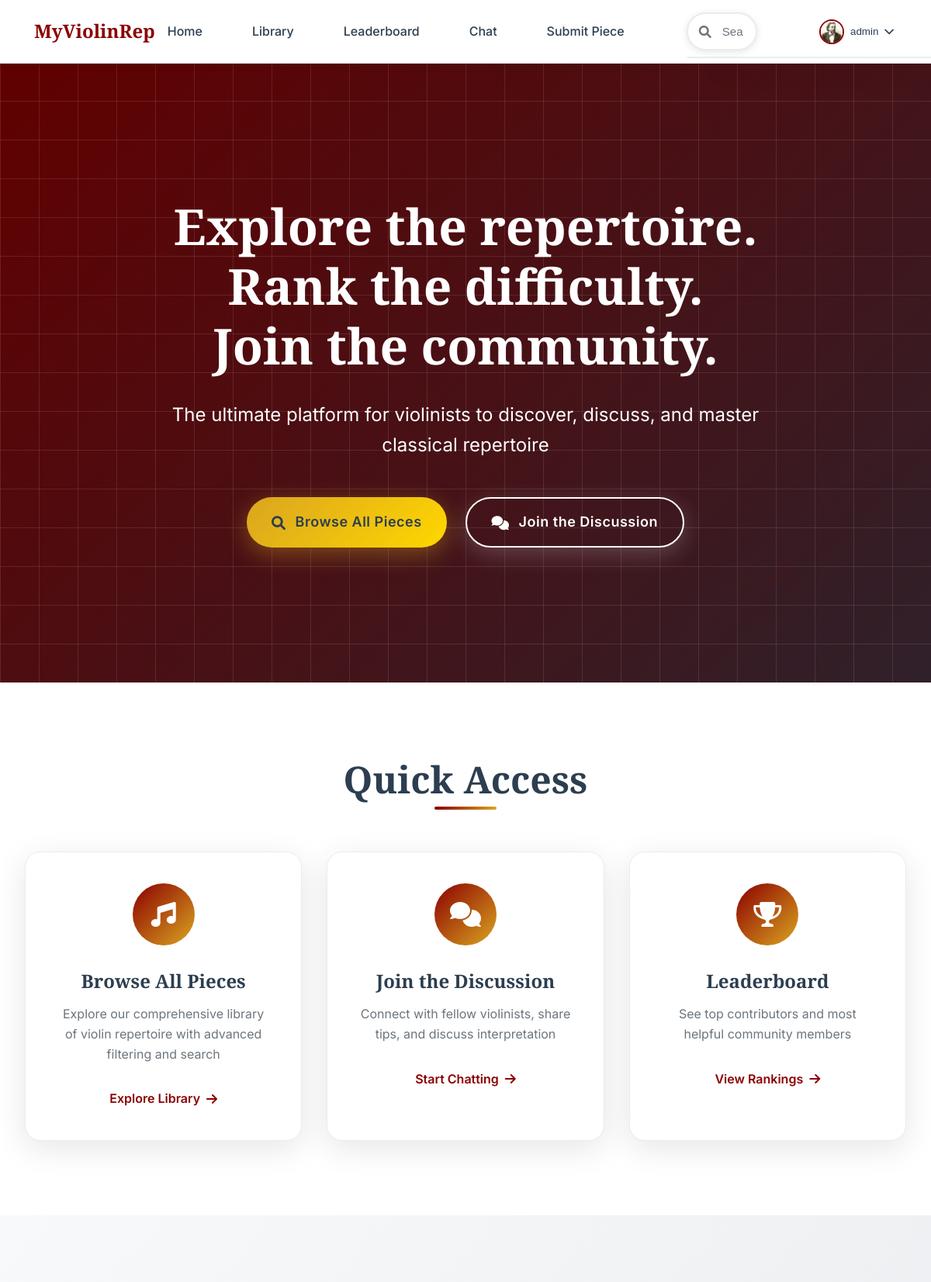
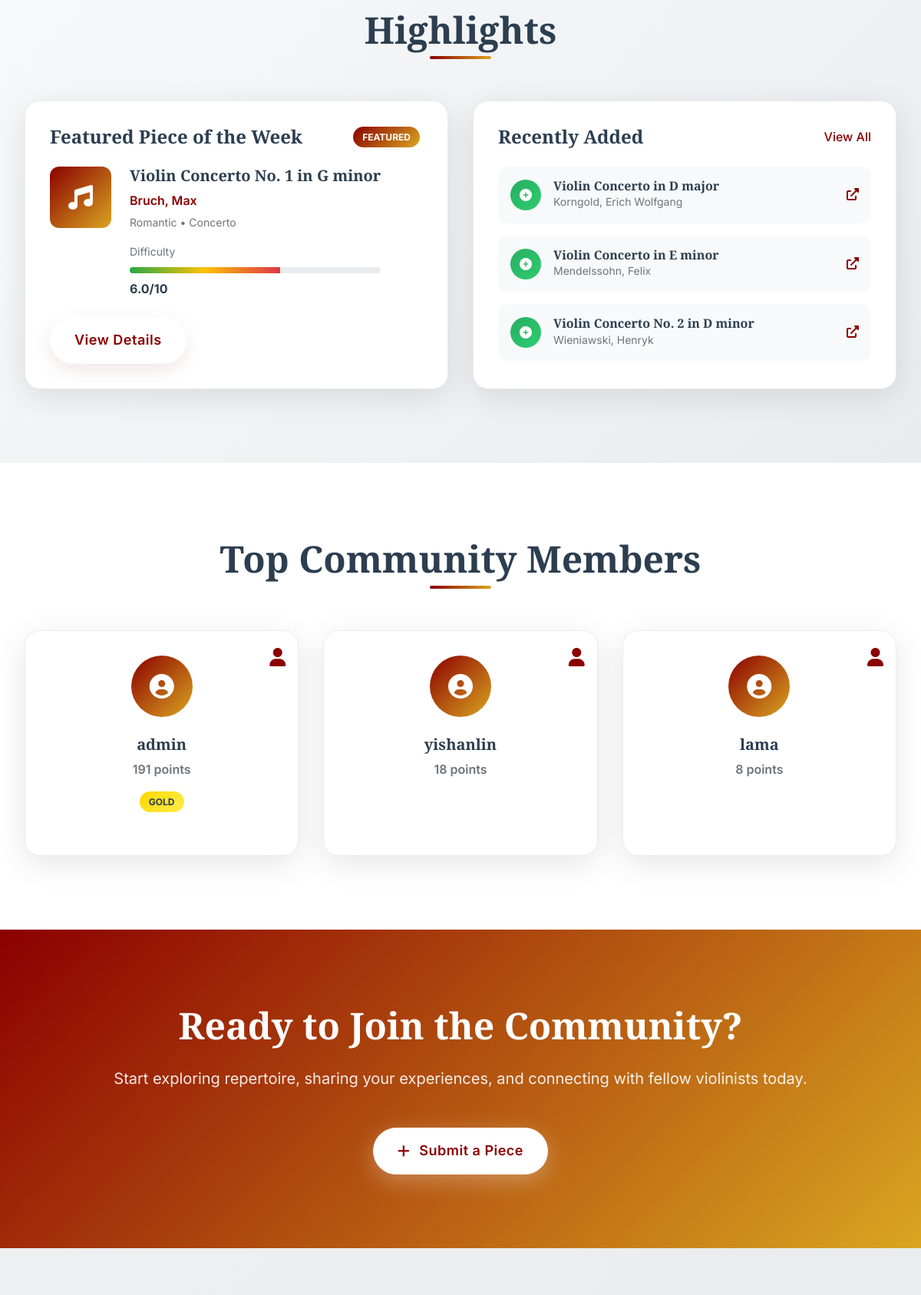
Screenshot of / (signed in, upper part) with the database file from the repository (2 pictures, top to bottom).
### app.py (models this page shows)
class User(UserMixin, db.Model):
    id = db.Column(db.Integer, primary_key=True)
    username = db.Column(db.String(80), unique=True, nullable=False)
    email = db.Column(db.String(120), unique=True, nullable=False)
    password_hash = db.Column(db.String(120), nullable=False)
    bio = db.Column(db.Text)
    avatar = db.Column(db.String(200))
    country = db.Column(db.String(100))
    currently_practicing = db.Column(db.String(200))
    join_date = db.Column(db.DateTime, default=datetime.utcnow)
    contribution_score = db.Column(db.Integer, default=0)
    forum_score = db.Column(db.Integer, default=0)
    ratings = db.relationship('Rating', backref='user', lazy=True)
    comments = db.relationship('Comment', backref='user', lazy=True)
    submissions = db.relationship('Piece', backref='submitter', lazy=True)
    sent_messages = db.relationship('Message', foreign_keys='Message.sender_id', backref='sender', lazy=True)
    received_messages = db.relationship('Message', foreign_keys='Message.recipient_id', backref='recipient', lazy=True)
    favorites = db.relationship('Favorite', backref='user', lazy=True)

class Piece(db.Model):
    id = db.Column(db.Integer, primary_key=True)
    title = db.Column(db.String(200), nullable=False)
    composer = db.Column(db.String(100), nullable=False)
    era = db.Column(db.String(50), nullable=False)
    genre = db.Column(db.String(100), nullable=False)
    opus = db.Column(db.String(100))
    length = db.Column(db.String(50))
    cover_image = db.Column(db.String(200))
    recording_link = db.Column(db.String(500))
    performance_links = db.Column(db.Text)  # JSON string
    technical_tags = db.Column(db.Text)  # JSON string
    difficulty_avg = db.Column(db.Float, default=0.0)
    total_ratings = db.Column(db.Integer, default=0)
    submitter_id = db.Column(db.Integer, db.ForeignKey('user.id'))
    is_approved = db.Column(db.Boolean, default=False)
    date_added = db.Column(db.DateTime, default=datetime.utcnow)
    description = db.Column(db.Text)
    ratings = db.relationship('Rating', backref='piece', lazy=True)
    comments = db.relationship('Comment', backref='piece', lazy=True)
    favorites = db.relationship('Favorite', backref='piece', lazy=True)

### app.py (the view)
@app.route('/')
def index():
    featured_piece = Piece.query.filter_by(is_approved=True).first()
    recent_pieces = Piece.query.filter_by(is_approved=True).order_by(Piece.date_added.desc()).limit(3).all()
    top_users = User.query.order_by(User.contribution_score.desc()).limit(5).all()
    return render_template('index.html',
                         featured_piece=featured_piece,
                         recent_pieces=recent_pieces,
                         top_users=top_users)

### app.py (called while the page is built)
@login_manager.user_loader
def load_user(user_id):
    return User.query.get(int(user_id))

### templates/index.html (shortened to what this page needs)
{% extends "base.html" %}
{% block content %}
<section class="hero">
    <div class="hero-background">
        <div class="gradient-overlay"></div>
        <div class="staff-lines"></div>
    </div>
    <div class="hero-content">
        <div class="hero-text">
            <h1 class="hero-title">
                <span class="title-line">Explore the repertoire.</span>
                <span class="title-line">Rank the difficulty.</span>
                <span class="title-line">Join the community.</span>
            </h1>
            <p class="hero-subtitle">The ultimate platform for violinists to discover, discuss, and master classical repertoire</p>
            <div class="hero-buttons">
                <a href="{{ url_for('library') }}" class="btn btn-primary">
                    <i class="fas fa-search"></i>
                    Browse All Pieces
                </a>
                <a href="{{ url_for('chat') }}" class="btn btn-secondary">
                    <i class="fas fa-comments"></i>
                    Join the Discussion
                </a>
            </div>
        </div>
    </div>
</section>
<section class="quick-access">
    <div class="container">
        <h2 class="section-title">Quick Access</h2>
        <div class="cards-grid">
            <div class="card quick-card" data-aos="fade-up" data-aos-delay="100">
                <div class="card-icon">
                    <i class="fas fa-music"></i>
                </div>
                <h3>Browse All Pieces</h3>
                <p>Explore our comprehensive library of violin repertoire with advanced filtering and search</p>
                <a href="{{ url_for('library') }}" class="card-link">
                    Explore Library
                    <i class="fas fa-arrow-right"></i>
                </a>
            </div>
            <div class="card quick-card" data-aos="fade-up" data-aos-delay="200">
                <div class="card-icon">
                    <i class="fas fa-comments"></i>
                </div>
                <h3>Join the Discussion</h3>
                <p>Connect with fellow violinists, share tips, and discuss interpretation</p>
                <a href="{{ url_for('chat') }}" class="card-link">
                    Start Chatting
                    <i class="fas fa-arrow-right"></i>
                </a>
            </div>
            <div class="card quick-card" data-aos="fade-up" data-aos-delay="300">
                <div class="card-icon">
                    <i class="fas fa-trophy"></i>
                </div>
                <h3>Leaderboard</h3>
                <p>See top contributors and most helpful community members</p>
                <a href="{{ url_for('leaderboard') }}" class="card-link">
                    View Rankings
                    <i class="fas fa-arrow-right"></i>
                </a>
            </div>
        </div>
    </div>
</section>
<section class="highlights">
    <div class="container">
        <h2 class="section-title">Highlights</h2>
        <div class="highlights-grid">
            <div class="highlight-card featured-piece" data-aos="fade-right">
                <div class="highlight-header">
                    <h3>Featured Piece of the Week</h3>
                    <div class="badge">Featured</div>
                </div>
                {% if featured_piece %}
                <div class="piece-preview">
                    <div class="piece-cover">
                        <i class="fas fa-music"></i>
                    </div>
                    <div class="piece-info">
                        <h4>{{ featured_piece.title }}</h4>
                        <p class="composer">{{ featured_piece.composer }}</p>
                        <p class="era">{{ featured_piece.era }} • {{ featured_piece.genre }}</p>
                        <div class="difficulty-meter">
                            <div class="difficulty-label">Difficulty</div>
                            <div class="difficulty-bar">
                                <div class="difficulty-fill" style="width: {{ (featured_piece.difficulty_avg / 10) * 100 }}%"></div>
                            </div>
                            <span class="difficulty-score">{{ "%.1f"|format(featured_piece.difficulty_avg) }}/10</span>
                        </div>
                    </div>
                </div>
                <a href="{{ url_for('piece_detail', piece_id=featured_piece.id) }}" class="btn btn-outline">View Details</a>
                {% endif %}
            </div>
            <div class="highlight-card recent-additions" data-aos="fade-left">
                <div class="highlight-header">
                    <h3>Recently Added</h3>
                    <a href="{{ url_for('library') }}" class="view-all">View All</a>
                </div>
                <div class="recent-list">
                    {% for piece in recent_pieces[:3] %}
                    <div class="recent-item">
                        <div class="recent-icon">
                            <i class="fas fa-plus-circle"></i>
                        </div>
                        <div class="recent-info">
                            <h5>{{ piece.title }}</h5>
                            <p>{{ piece.composer }}</p>
                        </div>
                        <a href="{{ url_for('piece_detail', piece_id=piece.id) }}" class="recent-link">
                            <i class="fas fa-external-link-alt"></i>
                        </a>
                    </div>
                    {% endfor %}
                </div>
            </div>
        </div>
    </div>
</section>
<section class="top-performers">
    <div class="container">
        <h2 class="section-title">Top Community Members</h2>
        <div class="performers-grid">
            {% for user in top_users %}
            <div class="performer-card" data-aos="zoom-in" data-aos-delay="{{ loop.index * 100 }}">
                <div class="performer-avatar">
                    <i class="fas fa-user-circle"></i>
                </div>
                <div class="performer-info">
                    <h4>{{ user.username }}</h4>
                    <p class="performer-score">{{ user.contribution_score }} points</p>
                    <div class="performer-badges">
                        {% if user.contribution_score >= 100 %}
                            <span class="badge gold">Gold</span>
                        {% elif user.contribution_score >= 50 %}
                            <span class="badge silver">Silver</span>
                        {% elif user.contribution_score >= 20 %}
                            <span class="badge bronze">Bronze</span>
                        {% endif %}
                    </div>
                </div>
                <a href="{{ url_for('profile', username=user.username) }}" class="performer-link">
                    <i class="fas fa-user"></i>
                </a>
            </div>
            {% endfor %}
        </div>
    </div>
</section>
<section class="cta-section">
    <div class="container">
        <div class="cta-content" data-aos="fade-up">
            <h2>Ready to Join the Community?</h2>
            <p>Start exploring repertoire, sharing your experiences, and connecting with fellow violinists today.</p>
            <div class="cta-buttons">
                {% if current_user.is_authenticated %}
                    <a href="{{ url_for('submit_piece') }}" class="btn btn-primary">
                        <i class="fas fa-plus"></i>
                        Submit a Piece
                    </a>
                {% endif %}
            </div>
        </div>
    </div>
</section>
{% endblock %}

### templates/base.html (shortened to what this page needs)
<!DOCTYPE html>
<html lang="en">
<head>
    <link rel="stylesheet" href="https://cdnjs.cloudflare.com/ajax/libs/font-awesome/6.0.0/css/all.min.css">
    <link rel="stylesheet" href="{{ url_for('static', filename='css/style.css') }}">
</head>
<body>
    <nav class="navbar">
        <div class="nav-container">
            <div class="nav-logo">
                <span>MyViolinRep</span>
            </div>
            <div class="nav-menu">
                <a href="{{ url_for('index') }}" class="nav-link">Home</a>
                <a href="{{ url_for('library') }}" class="nav-link">Library</a>
                <a href="{{ url_for('leaderboard') }}" class="nav-link">Leaderboard</a>
                <a href="{{ url_for('chat') }}" class="nav-link">Chat</a>
                {% if current_user.is_authenticated %}
                    <a href="{{ url_for('submit_piece') }}" class="nav-link">Submit Piece</a>
                    <div class="global-search">
                        <i class="fas fa-search search-icon"></i>
                        <input type="text" id="globalSearch" placeholder="Search" class="global-search-input">
                        <div class="search-results" id="searchResults"></div>
                    </div>
                    <div class="user-menu">
                        <button class="user-menu-btn">
                            {% if current_user.avatar %}
                                <img src="{{ current_user.avatar }}" alt="{{ current_user.username }}" class="user-avatar-nav">
                            {% else %}
                                <i class="fas fa-user-circle"></i>
                            {% endif %}
                            {{ current_user.username }}
                            <i class="fas fa-chevron-down"></i>
                        </button>
                    </div>
                {% else %}
                    <a href="{{ url_for('login') }}" class="nav-link">Login</a>
                    <a href="{{ url_for('register') }}" class="nav-link register-btn">Register</a>
                {% endif %}
            </div>
        </div>
    </nav>
    <main class="main-content">
        {% block content %}{% endblock %}
    </main>
    <div class="floating-notes">
        <div class="note note-1">♪</div>
        <div class="note note-2">♫</div>
        <div class="note note-3">♩</div>
        <div class="note note-4">♬</div>
        <div class="note note-5">♪</div>
    </div>
</body>
</html>

### rows the page displays
User: avatar (picture), username "admin", contribution_score "191", shows "GOLD"
Piece: title "Violin Concerto No. 1 in G minor", composer "Bruch, Max", era "Romantic", genre "Concerto", difficulty_avg "6.0"
Piece: title "Violin Concerto in D major", composer "Korngold, Erich Wolfgang"
Piece: title "Violin Concerto in E minor", composer "Mendelssohn, Felix"
Piece: title "Violin Concerto No. 2 in D minor", composer "Wieniawski, Henryk"
User: username "yishanlin", contribution_score "18"
User: username "lama", contribution_score "8"
